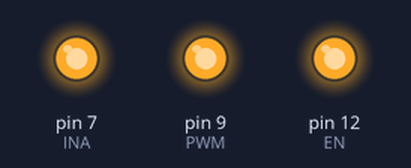
Simulated run of this sketch. Board: Arduino Uno, built with avr-gcc and run on an emulated ATmega328P. Shown: output pins drawn as LEDs (lit = HIGH). Pins used as bus, display or sensor lines are not drawn.

Above: at 0.05 s.
Timing chart, 0 to 5.8 s (numbered marks = the images above):
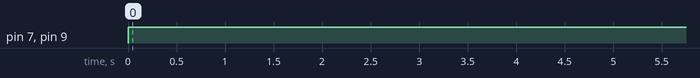

Measured:
- by itself, pin 7 (INA), pin 9 (PWM): LOW → HIGH at 0.00 s

The sketch:

VNH2SP30_Test_Code.ino
```cpp
int INA=7;
int INB=8;
int PWM=9;
int EN=12;

void setup()
{
  pinMode(INA,OUTPUT);
  pinMode(INB,OUTPUT);
  pinMode(EN,OUTPUT);
  pinMode(PWM,OUTPUT);
  digitalWrite(EN,HIGH);
}

void loop()
{
  digitalWrite(INA,HIGH);
  digitalWrite(INB,LOW);
  analogWrite(PWM,255);

  delay(5000);
  digitalWrite(INA,LOW);
  digitalWrite(INB,HIGH);
  analogWrite(PWM,255);
}
```
